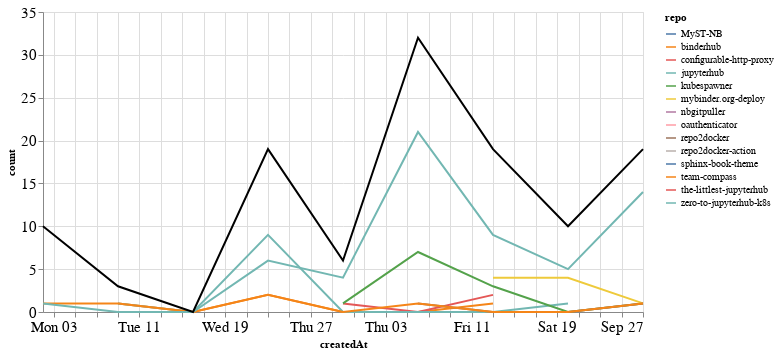

Notebook source saved alongside this figure:
### Markdown cell above
## Comments

### Code cell
comments_time = comments.groupby('repo').resample('W', on='createdAt').count()['author'].reset_index()
comments_time = comments_time.rename(columns={'author': 'count'})
comments_time_total = comments_time.groupby('createdAt').agg({"count": "sum"}).reset_index()
ch1 = alt.Chart(comments_time, width=600).mark_line().encode(
    x='createdAt',
    y='count',
    color='repo',
    tooltip="repo"
)

ch2 = alt.Chart(comments_time_total, width=600).mark_line(color="black").encode(
    x='createdAt',
    y='count',
)

ch1 + ch2

### Figure 1 — Vega-Lite specification as saved in the notebook (floating-point values rounded to 4 significant figures)
{"config": {"axisLeft": {"labelFontSize": 15}, "axisBottom": {"labelFontSize": 15}}, "layer": [{"data": {"name": "data-bd2c44fcf86d384ea6ff5d49ddd9a4dd"}, "mark": "line", "encoding": {"color": {"type": "nominal", "field": "repo"}, "tooltip": {"type": "nominal", "field": "repo"}, "x": {"type": "temporal", "field": "createdAt"}, "y": {"type": "quantitative", "field": "count"}}, "width": 600}, {"data": {"name": "data-871c58a335f5a2665011c48fb762a66e"}, "mark": {"type": "line", "color": "black"}, "encoding": {"x": {"type": "temporal", "field": "createdAt"}, "y": {"type": "quantitative", "field": "count"}}, "width": 600}], "$schema": "https://vega.github.io/schema/vega-lite/v4.8.1.json", "datasets": {"data-bd2c44fcf86d384ea6ff5d49ddd9a4dd": [{"repo": "MyST-NB", "createdAt": "2020-08-02T00:00:00", "count": 2}, {"repo": "binderhub", "createdAt": "2020-08-09T00:00:00", "count": 1}, {"repo": "binderhub", "createdAt": "2020-08-16T00:00:00", "count": 0}, {"repo": "binderhub", "createdAt": "2020-08-23T00:00:00", "count": 2}, {"repo": "binderhub", "createdAt": "2020-08-30T00:00:00", "count": 0}, {"repo": "binderhub", "createdAt": "2020-09-06T00:00:00", "count": 0}, {"repo": "binderhub", "createdAt": "2020-09-13T00:00:00", "count": 1}, {"repo": "configurable-http-proxy", "createdAt": "2020-08-30T00:00:00", "count": 1}, {"repo": "configurable-http-proxy", "createdAt": "2020-09-06T00:00:00", "count": 0}, {"repo": "configurable-http-proxy", "createdAt": "2020-09-13T00:00:00", "count": 2}, {"repo": "jupyterhub", "createdAt": "2020-08-09T00:00:00", "count": 1}, {"repo": "jupyterhub", "createdAt": "2020-08-16T00:00:00", "count": 0}, {"repo": "jupyterhub", "createdAt": "2020-08-23T00:00:00", "count": 9}, {"repo": "jupyterhub", "createdAt": "2020-08-30T00:00:00", "count": 0}, {"repo": "jupyterhub", "createdAt": "2020-09-06T00:00:00", "count": 0}, {"repo": "jupyterhub", "createdAt": "2020-09-13T00:00:00", "count": 0}, {"repo": "jupyterhub", "createdAt": "2020-09-20T00:00:00", "count": 1}, {"repo": "kubespawner", "createdAt": "2020-08-30T00:00:00", "count": 1}, {"repo": "kubespawner", "createdAt": "2020-09-06T00:00:00", "count": 7}, {"repo": "kubespawner", "createdAt": "2020-09-13T00:00:00", "count": 3}, {"repo": "kubespawner", "createdAt": "2020-09-20T00:00:00", "count": 0}, {"repo": "kubespawner", "createdAt": "2020-09-27T00:00:00", "count": 1}, {"repo": "mybinder.org-deploy", "createdAt": "2020-09-13T00:00:00", "count": 4}, {"repo": "mybinder.org-deploy", "createdAt": "2020-09-20T00:00:00", "count": 4}, {"repo": "mybinder.org-deploy", "createdAt": "2020-09-27T00:00:00", "count": 1}, {"repo": "nbgitpuller", "createdAt": "2020-08-02T00:00:00", "count": 3}, {"repo": "oauthenticator", "createdAt": "2020-09-06T00:00:00", "count": 1}, {"repo": "repo2docker", "createdAt": "2020-09-06T00:00:00", "count": 1}, {"repo": "repo2docker", "createdAt": "2020-09-13T00:00:00", "count": 0}, {"repo": "repo2docker", "createdAt": "2020-09-20T00:00:00", "count": 0}, {"repo": "repo2docker", "createdAt": "2020-09-27T00:00:00", "count": 1}, {"repo": "repo2docker-action", "createdAt": "2020-08-02T00:00:00", "count": 3}, {"repo": "sphinx-book-theme", "createdAt": "2020-09-27T00:00:00", "count": 1}, {"repo": "team-compass", "createdAt": "2020-08-02T00:00:00", "count": 1}, {"repo": "team-compass", "createdAt": "2020-08-09T00:00:00", "count": 1}, {"repo": "team-compass", "createdAt": "2020-08-16T00:00:00", "count": 0}, {"repo": "team-compass", "createdAt": "2020-08-23T00:00:00", "count": 2}, {"repo": "team-compass", "createdAt": "2020-08-30T00:00:00", "count": 0}, {"repo": "team-compass", "createdAt": "2020-09-06T00:00:00", "count": 1}, {"repo": "team-compass", "createdAt": "2020-09-13T00:00:00", "count": 0}, {"repo": "team-compass", "createdAt": "2020-09-20T00:00:00", "count": 0}, {"repo": "team-compass", "createdAt": "2020-09-27T00:00:00", "count": 1}, {"repo": "the-littlest-jupyterhub", "createdAt": "2020-09-06T00:00:00", "count": 1}, {"repo": "zero-to-jupyterhub-k8s", "createdAt": "2020-08-02T00:00:00", "count": 1}, {"repo": "zero-to-jupyterhub-k8s", "createdAt": "2020-08-09T00:00:00", "count": 0}, {"repo": "zero-to-jupyterhub-k8s", "createdAt": "2020-08-16T00:00:00", "count": 0}, {"repo": "zero-to-jupyterhub-k8s", "createdAt": "2020-08-23T00:00:00", "count": 6}, {"repo": "zero-to-jupyterhub-k8s", "createdAt": "2020-08-30T00:00:00", "count": 4}, {"repo": "zero-to-jupyterhub-k8s", "createdAt": "2020-09-06T00:00:00", "count": 21}, {"repo": "zero-to-jupyterhub-k8s", "createdAt": "2020-09-13T00:00:00", "count": 9}, {"repo": "zero-to-jupyterhub-k8s", "createdAt": "2020-09-20T00:00:00", "count": 5}, {"repo": "zero-to-jupyterhub-k8s", "createdAt": "2020-09-27T00:00:00", "count": 14}], "data-871c58a335f5a2665011c48fb762a66e": [{"createdAt": "2020-08-02T00:00:00", "count": 10}, {"createdAt": "2020-08-09T00:00:00", "count": 3}, {"createdAt": "2020-08-16T00:00:00", "count": 0}, {"createdAt": "2020-08-23T00:00:00", "count": 19}, {"createdAt": "2020-08-30T00:00:00", "count": 6}, {"createdAt": "2020-09-06T00:00:00", "count": 32}, {"createdAt": "2020-09-13T00:00:00", "count": 19}, {"createdAt": "2020-09-20T00:00:00", "count": 10}, {"createdAt": "2020-09-27T00:00:00", "count": 19}]}}
